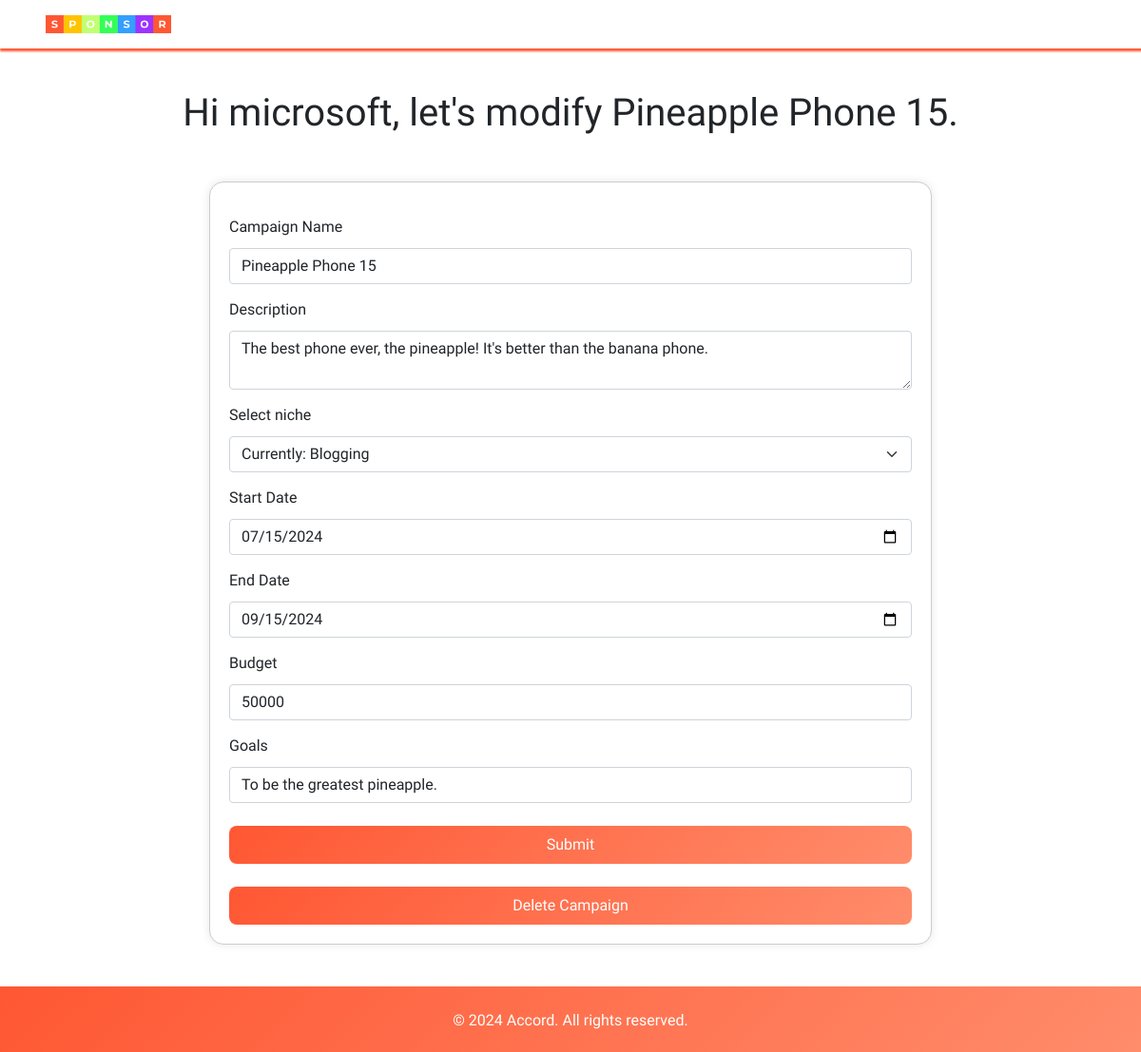
Before: /sponsor/modify-campaign/2 (signed in) with the older database file.
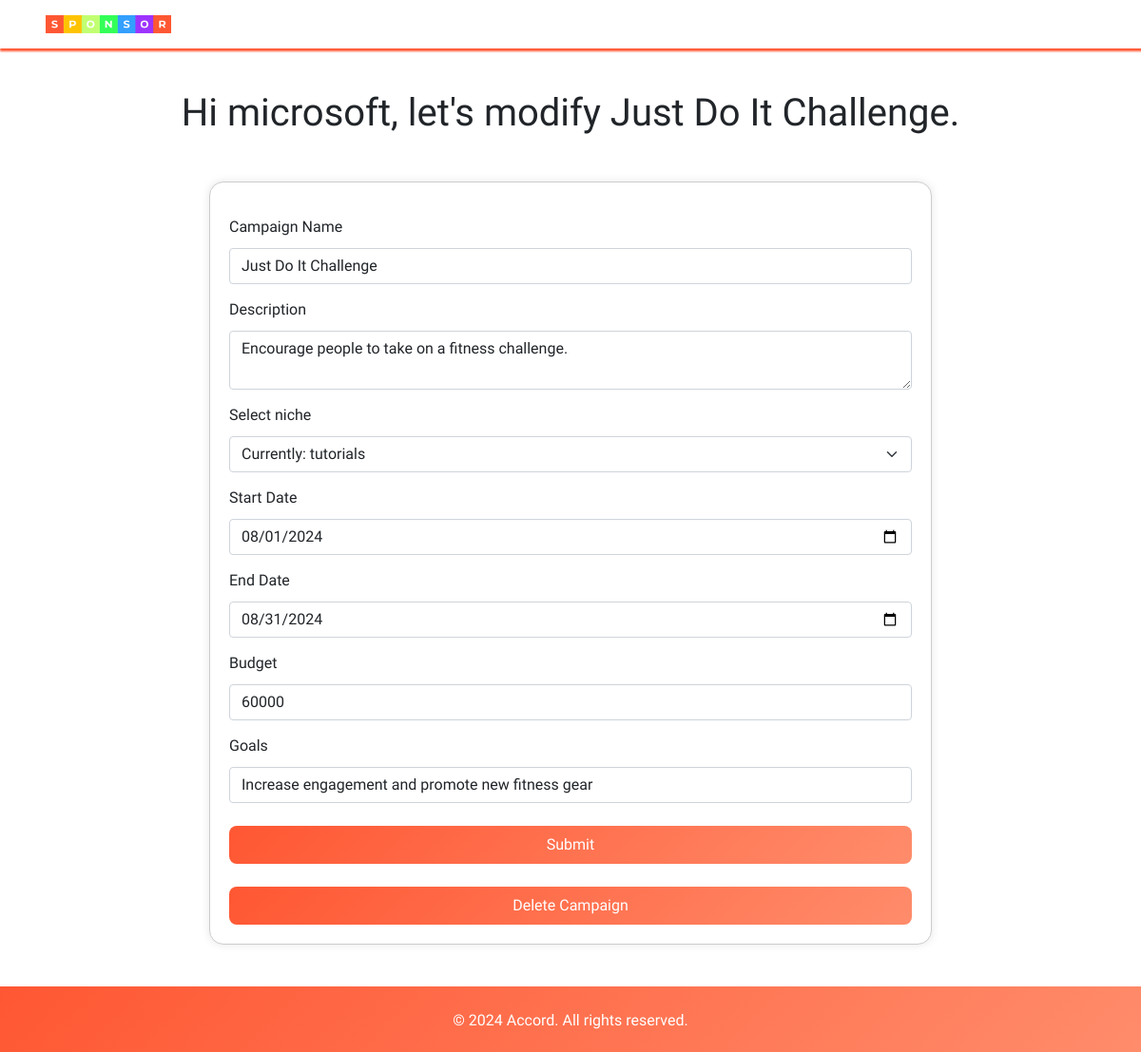
After: the same page with the newer database file.
### application/models.py (models this page shows)
class Campaign(db.Model):
    __tablename__ = 'Campaign'
    key = db.Column(db.Integer, primary_key=True, autoincrement=True)
    sponsor = db.Column(db.String, db.ForeignKey('Sponsor.username'), nullable=False)
    name = db.Column(db.String)
    description = db.Column(db.String)
    niche = db.Column(db.String)
    progress = db.Column(db.Integer)
    start_date = db.Column(db.Date)
    end_date = db.Column(db.Date)
    budget = db.Column(db.Integer)
    goals = db.Column(db.String)
    flag = db.Column(db.Integer)

### application/sponsor_controllers.py (the view, shortened to what this page needs)
@app.route('/sponsor/modify-campaign/<int:key>', methods=['GET', 'POST'])
@login_required
def modify_campaign(key):
    if request.method == 'GET':
        campaign = Campaign.query.get(key)
        return render_template('modifycampaign.html', company_name='microsoft', campaign=campaign)

### application/sponsor_controllers.py (called while the page is built)
@login_manager.user_loader
def load_user(username):
    if Admin.query.get(username):
        return Admin.query.get(username)
    elif Influencer.query.get(username):
        return Influencer.query.get(username)
    elif Sponsor.query.get(username):
        return Sponsor.query.get(username)

### templates/modifycampaign.html (shortened to what this page needs)
<!DOCTYPE html>
<html>
<head>
    <link href="https://cdn.jsdelivr.net/npm/bootstrap@5.0.2/dist/css/bootstrap.min.css" rel="stylesheet">
    <link rel="stylesheet" href="https://cdnjs.cloudflare.com/ajax/libs/font-awesome/4.7.0/css/font-awesome.min.css">
    <link rel="stylesheet" href="{{ url_for('static', filename='nav.css') }}">
    <link rel="stylesheet" href="{{ url_for('static', filename='registration.css') }}">
</head>
<body>
    <nav class="navbar navbar-expand-lg bg-body-tertiary">
        <div class="container-fluid px-5" style="padding: 3px;">
            <img class="navbar-brand img-fluid" src="{{ url_for('static', filename='sponsor-logo.png') }}" style="width: 12%;" />
        </div>
    </nav>
    <br>
    <div class="container">
        <div class="row text-center">
            <h1>Hi {{ company_name }}, let's modify {{ campaign.name }}.</h1>
        </div>
        <div class="row justify-content-center">
            <div class="col-12 col-md-8 form-container" style="background-color: white;">
                <form action="/sponsor/modify-campaign/{{ campaign.key }}" method="POST">
                    <div class="form-group">
                        <label for="CampaignName">Campaign Name</label>
                        <input type="text" class="form-control" id="CampaignName" name="campaign_name" value="{{ campaign.name }}" placeholder="Give your campaign a name." required>
                    </div>
                    <div class="form-group">
                        <label for="InputDescription">Description</label>
                        <textarea type="text" class="form-control" id="InputDescription" placeholder="Tell us about the campaign." name="description" required>{{ campaign.description }}</textarea>
                    </div>
                    <div class="form-group">
                        <label for="filterNiche">Select niche</label>
                        <select class="form-select" id="filterNiche" name="niche" aria-label="Select niche">
                            <option value="{{ campaign.niche }}">Currently: {{ campaign.niche }}</option>
                        </select>
                    </div>
                    <div class="form-group">
                        <label for="InputStartDate">Start Date</label>
                        <input type="date" class="form-control" id="InputStartDate" value="{{ campaign.start_date }}" name="start_date" required>
                    </div>
                    <div class="form-group">
                        <label for="InputStartDate">End Date</label>
                        <input type="date" class="form-control" id="InputEndDate" value="{{ campaign.end_date }}" name="end_date" required>
                    </div>
                    <div class="form-group">
                        <label for="InputBudget">Budget</label>
                        <input type="number" class="form-control" id="InputBudget" name="budget" value="{{ campaign.budget }}" placeholder="The budget you have for this campaign." required>
                    </div>
                    <div class="form-group">
                        <label for="InputGoals">Goals</label>
                        <input type="text" class="form-control" id="InputGoals" name="goals" value="{{ campaign.goals }}" placeholder="Increase site visitors, followers on socials?" required>
                    </div>
                    <br>
                    <div class="d-flex justify-content-center">
                        <button type="submit" class="btn btn-submit">Submit</button>
                    </div>
                </form>
                <br>
                <div class="d-flex justify-content-center">
                    <button type="button" class="btn btn-submit" onclick="location.href='/sponsor/delete-campaign/{{ campaign.key }}'">Delete Campaign</button>
                </div>
            </div>
        </div>
    </div>
    <br>
    <footer class="footer text-white text-center">
        <div class="container">
            <br>
            <p>&copy; 2024 Accord. All rights reserved.</p>
        </div>
    </footer>
</body>
</html>

Changed rows visible on the page:
changed Campaign: name "Pineapple Phone 15" → "Just Do It Challenge"; campaign_name "Pineapple Phone 15" → "Just Do It Challenge"; description "The best phone ever, the pineapple! It's better than the banana phone." → "Encourage people to take on a fitness challenge."; start_date "07/15/2024" → "08/01/2024"; end_date "09/15/2024" → "08/31/2024"; budget "50000" → "60000"; goals "To be the greatest pineapple." → "Increase engagement and promote new fitness gear"
Other visible differences:
form field niche: "Currently: Blogging" → "Currently: tutorials"
